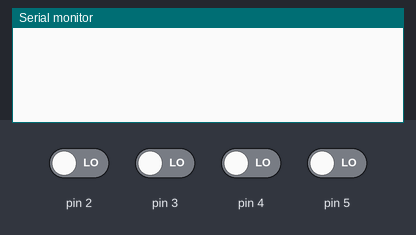
Recording of a sketch running on a simulated Arduino Uno, built with avr-gcc and run on an emulated ATmega328P. Parts: the last lines printed to the serial monitor. The inputs (shaded band) are chosen by the test bench; at power-on: pin 2–5 LOW.

Above: at 1.2 s.
1.3 s: pin 2 driven HIGH
At 1.6 s:
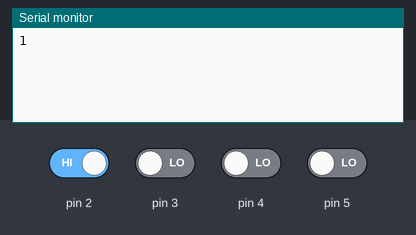
2.8 s: pin 3 driven HIGH
At 4.0 s:
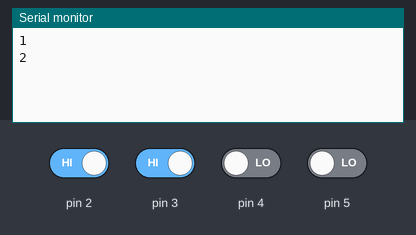
4.3 s: pin 4 driven HIGH
At 5.1 s:
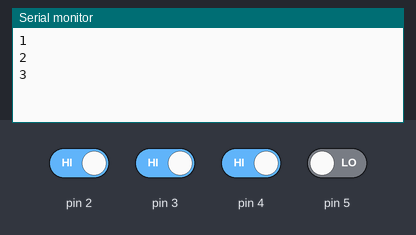
5.8 s: pin 5 driven HIGH
At 6.2 s:
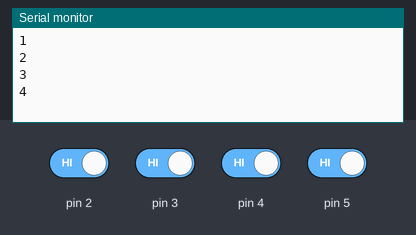
Timing chart, 0 to 8.3 s (numbered marks = the images above; inputs shaded):
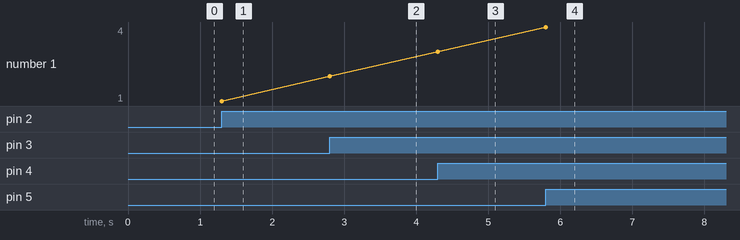

Measured:
- after the input at 1.3 s, the serial monitor: prints a new line at once (image 1)
- after the input at 2.8 s, the serial monitor: prints a new line at once (image 2)
- after the input at 4.3 s, the serial monitor: prints a new line at once (image 3)
- after the input at 5.8 s, the serial monitor: prints a new line at once (image 4)
- plotted number 1: 1 → 2 after the input at 2.8 s, 2 → 3 after the input at 4.3 s, 3 → 4 after the input at 5.8 s

The sketch:

sketch_jul23a.ino
```cpp
int pir1 = LOW;
int pir2 = LOW;
int pir3 = LOW;
int pir4 = LOW;
int val_1 = 0;
int val_2 = 0;
int val_3 = 0;
int val_4 = 0;

void setup() {
  pinMode(2, INPUT);
  pinMode(3, INPUT);
  pinMode(4, INPUT);
  pinMode(5, INPUT);
  Serial.begin(9600);
}

void loop() {
  val_1 = digitalRead(2);
  val_2 = digitalRead(3);
  val_3 = digitalRead(4);
  val_4 = digitalRead(5);

  // 센서 1
  if (val_1 == HIGH) {
    if(pir1 == LOW) {
      Serial.println("1");
      pir1 = HIGH;
    }
  }
  else if (pir1 == HIGH) {
    pir1 = LOW;
  }

  // 센서 2
  if (val_2 == HIGH) {
    if(pir2 == LOW) {
      Serial.println("2");
      pir2 = HIGH;
    }
  }
  else if (pir2 == HIGH) {
    pir2 = LOW;
  }

  // 센서 3
  if (val_3 == HIGH) {
    if(pir3 == LOW) {
      Serial.println("3");
      pir3 = HIGH;
    }
  }
  else if (pir3 == HIGH) {
    pir3 = LOW;
  }

  //센서 4
  if (val_4 == HIGH) {
    if(pir4 == LOW) {
      Serial.println("4");
      pir4 = HIGH;
    }
  }
  else if (pir4 == HIGH) {
      pir4 = LOW;
  }
}
```
